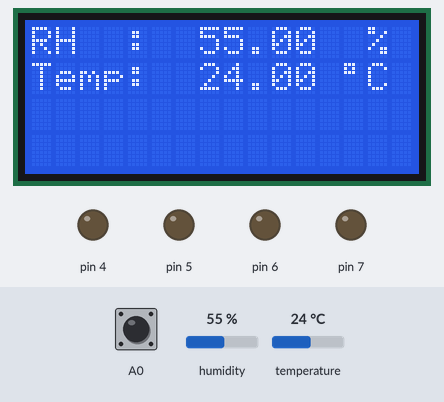
Bench run of a sketch on a simulated Arduino Uno, built with avr-gcc and run on an emulated ATmega328P. Parts: 16×4 character LCD, output pins drawn as LEDs (lit = HIGH). Inputs (shaded band) come from the test bench; at power-on: A0 HIGH, humidity 55 %, temperature 24 °C. What the sketch prints to the serial monitor is not drawn.

Above: at 1.2 s.
1.3 s: A0 pulled LOW for 0.4 s
At 2.6 s:
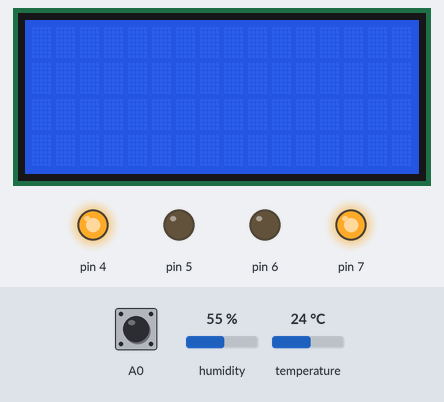
Timing chart, 0 to 22.9 s (numbered marks = the images above; inputs shaded):
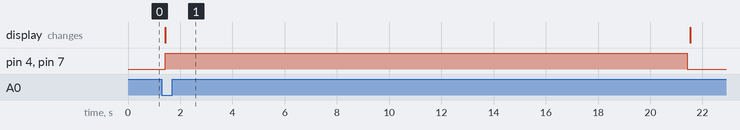

The sketch:

house_water2.ino.ino
```cpp
#include <Wire.h> // I2C程式庫
#include <LiquidCrystal_I2C.h> // LCD_I2C模組程式庫
#include "DHT.h"
#define DHTPIN 9
#define DHTTYPE DHT11
DHT dht(DHTPIN, DHTTYPE);
// LCD I2C位址，默認為0x27或0x3F，依據背板的晶片不同而有差異，16、2為LCD顯示器大小。
LiquidCrystal_I2C lcd(0x27, 16, 4);


void setup() {
  Serial.begin(9600);
  Serial.println("DHTxx test!");
  dht.begin();  //初始化DHT
  // 初始化LCD
  lcd.init();
  lcd.backlight();
  pinMode(4,1);
  pinMode(5,1);
  pinMode(6,1);
  pinMode(7,1);
  pinMode(A0,INPUT_PULLUP);

}
void play(){
  lcd.clear();

      digitalWrite(6,LOW);
      digitalWrite(7,HIGH);
      digitalWrite(4,HIGH);
      digitalWrite(5,LOW);
   delay(20000);
   digitalWrite(4,LOW);
      digitalWrite(5,LOW);
      digitalWrite(6,LOW);
      digitalWrite(7,LOW);
       lcd.init();
       lcd.backlight();
}
int count=1,past,now;
void loop() {
   if(count>2){
    count=1;
  }
  now = digitalRead(A0) ;
  if(now!=past && digitalRead(A0)==LOW)
    count+=1;
  past = now;
  if(count==2){
    play();
    count=1;
  }
  Serial.println(count);

  float h = dht.readHumidity();   //取得濕度
  float t = dht.readTemperature();  //取得溫度C
  Serial.print("Humidity: ");
  Serial.print(h);
  Serial.print(" %\t");
  Serial.print("Temperature: ");
  Serial.print(t);
  Serial.println(" *C ");

  lcd.clear();
  lcd.setCursor(0, 0);  //設定游標位置 (字,行)
  lcd.print("RH  :");  //Relative Humidity 相對濕度簡寫
  lcd.setCursor(7, 0);
  lcd.print(h);
  lcd.setCursor(14, 0);
  lcd.print("%");

  lcd.setCursor(0, 1);  //設定游標位置 (字,行)
  lcd.print("Temp:");
  lcd.setCursor(7, 1);
  lcd.print(t);
  lcd.setCursor(13, 1);
  lcd.print((char)223); //用特殊字元顯示符號的"度"
  lcd.setCursor(14, 1);
  lcd.print("C");
  delay(300);
}
```

Measured:
- after the input at 1.3 s, pin 4, pin 7: LOW → HIGH after 0.12 s, → LOW 20.0 s later; the display: changes after 0.12 s (image 1)
